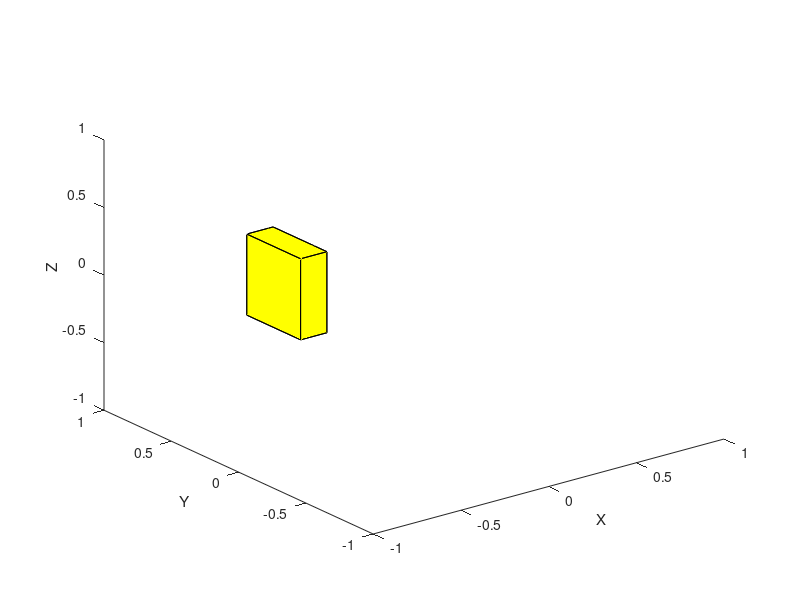

Reproduce this figure in MATLAB.
function plot_body()

% Set vertices
vertices = [
    -0.65, -0.2, 0;     % v1
    -0.65, -0.2, 0.6;   % v2
    -0.65, 0.2, 0.6;    % v3
    -0.65, 0.2, 0;      % v4
    -0.8, -0.2, 0;      % v5
    -0.8, -0.2, 0.6;    % v6
    -0.8, 0.2, 0.6;     % v7
    -0.8, 0.2, 0;       % v8
];
% Set faces
faces = [
    1, 2, 3, 4;  % botttom
    5, 6, 7, 8;  % top
    1, 5, 6, 2;  % side1
    2, 6, 7, 3;  % side2
    3, 7, 8, 4;  % side3
    4, 8, 5, 1;  % side4
];
% Create body
patch('Faces', faces, 'Vertices', vertices, 'FaceColor', 'yellow');
 
% Set axes
axis([-1, 1, -1, 1, -1, 1]); % 根据实际情况调整范围
% Set view
view(3);
grid off;
% Set labels
xlabel('X');
ylabel('Y');
zlabel('Z');
% Set scale
xticks(-1:0.5:1);
yticks(-1:0.5:1);
zticks(-1:0.5:1);

pause(5);
end